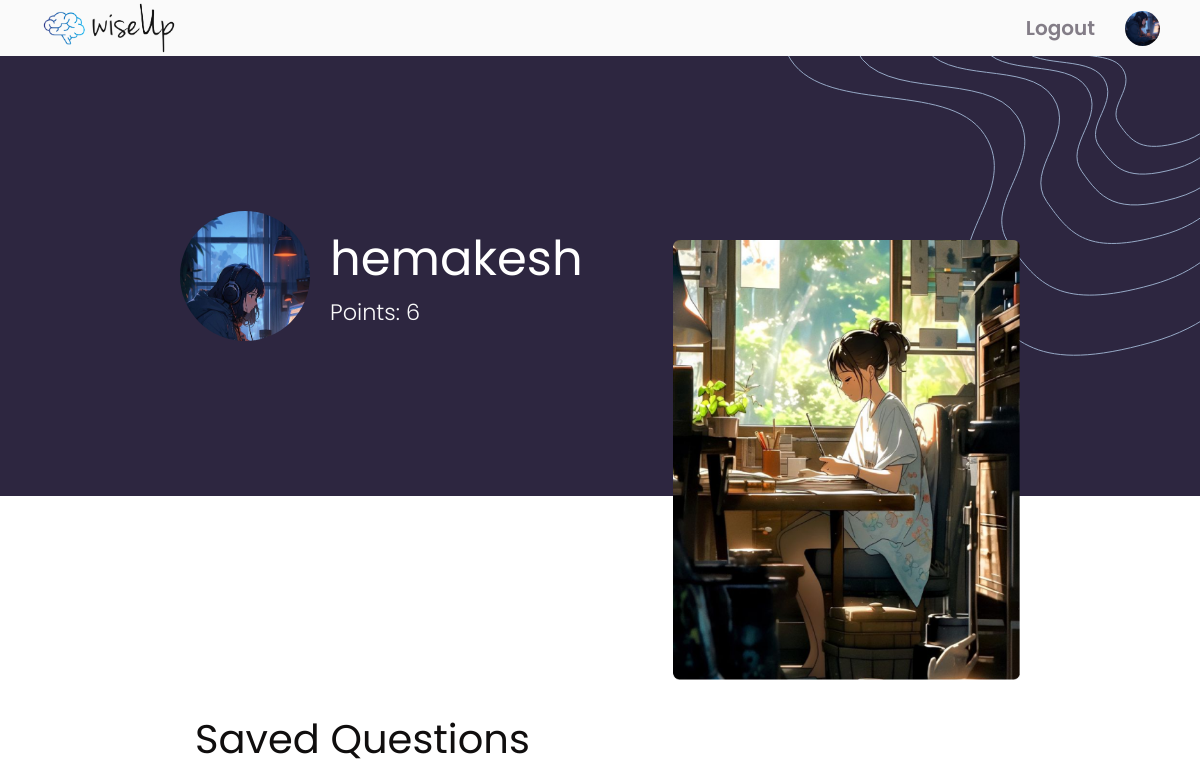
Page /account (signed in, upper part) on the earlier database version.
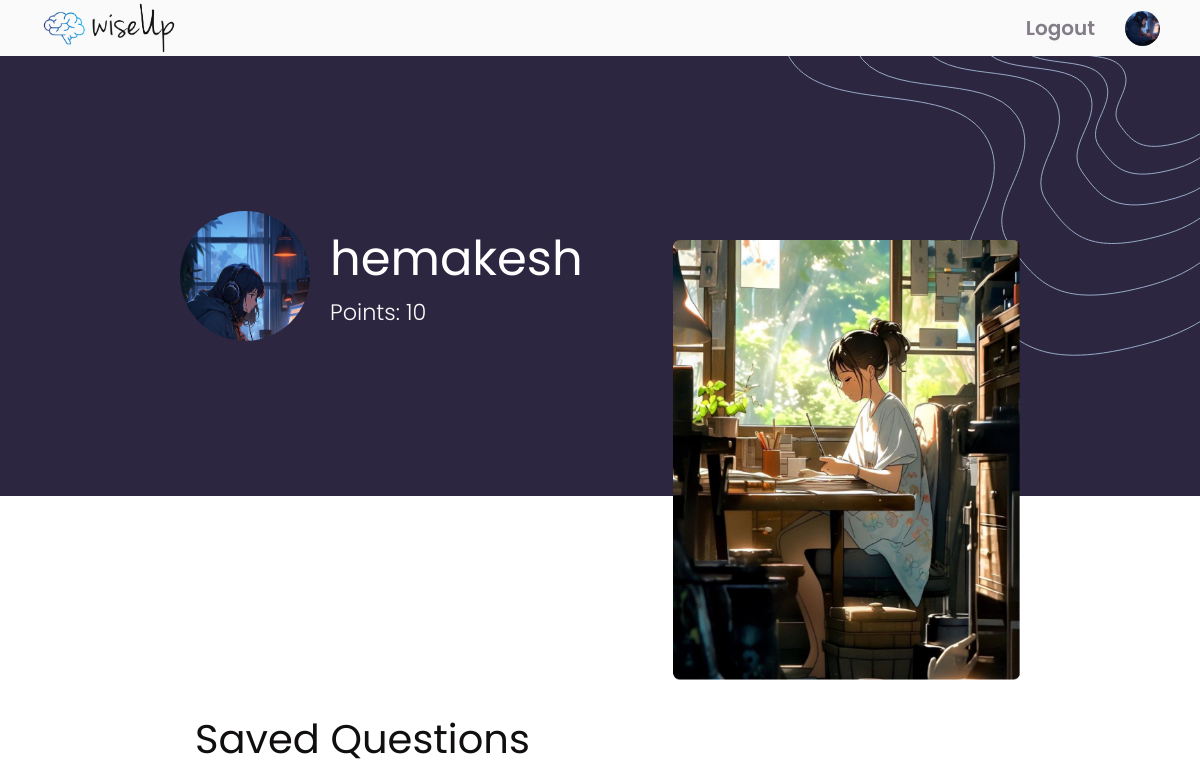
Same page on the later database version.
### quizPack/models.py (models this page shows, shortened)
class User(db.Model, UserMixin):
    id = db.Column(db.Integer, primary_key = True, autoincrement = True)
    username = db.Column(db.String(10), nullable = False, unique = True)
    email = db.Column(db.String(20), unique = True)
    password = db.Column(db.String(20), nullable = False)
    points = db.Column(db.Integer, default = 0)
    profile = db.Column(db.String(20), default = 'user.jpg')

### quizPack/routes.py (the view)
@app.route('/account')
@login_required
def account():
    savedQs = SavedQuestions.query.filter_by(user_id = current_user.id).all()
    filename = current_user.profile
    return render_template('account.html', savedQs = savedQs, filename = filename)

### quizPack/routes.py (called while the page is built)
@login_manager.user_loader
def load_user(user_id):
    return User.query.get(int(user_id))

### quizPack/templates/account.html (shortened to what this page needs)
{% extends "index.html" %}
{% block content %}
<div class="container acc-cont">
    <div class="welcome-wrapper">
        <div class="welcome">
            <div class="welcome-content">
                <div class="user">
                    <div class="user-pic">
                    </div>
                    <div class="details">
                        <h1>{{ current_user.username }}</h1>
                    <p>Points: {{ current_user.points }}</p>
                    </div>
                </div>
            </div>
            <div class="photo">
                <img src="{{ url_for('static', filename = 'images/home.jpg') }}" alt="">
            </div>
        </div>
    </div>
    <div class="saved-questions-wrapper acc-tab">
        <h2>Saved Questions</h2>
    </div>
</div>
{% endblock %}

### quizPack/templates/index.html (shortened to what this page needs)
<!DOCTYPE html>
<html lang="en">
<head>
    <link rel="stylesheet" href="https://cdnjs.cloudflare.com/ajax/libs/font-awesome/6.5.2/css/all.min.css">
    <link rel="stylesheet" href="static/style.css">
</head>
<body>
    {% if nav | default(true, true) %}
    <nav>
        <ul id = 'logo'>
            <li>
                <a href="{{url_for('home')}}">
                    <img  src="{{ url_for('static', filename = 'images/logo.png') }}" alt="">
                </a>
            </li>
        </ul>
        <ul>
            {% if current_user.is_authenticated %}
                <li><a href="{{ url_for('logout') }}">Logout</a></li>
                <li><a href="/account"><img id = 'user-dp'src="{{ url_for('static', filename = 'images/' + current_user.profile)}}" alt=""></a></li>
            {% else %}
                <li><a href="{{ url_for('login') }}">Login</a></li>
                <li><a href="{{ url_for('register') }}">Register</a></li>
            {% endif %}
        </ul>
    </nav>
    {% endif %}
    <div class="main-container">
        {% block content %}{% endblock %}
    </div>
</body>
</html>

Differences in the rows shown:
changed User "hemakesh": points "6" → "10"
